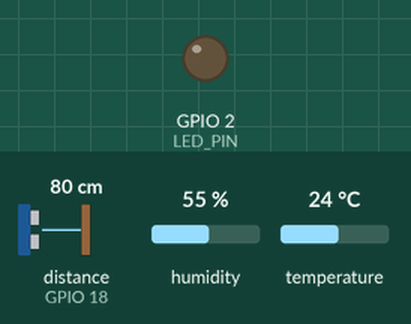
This sketch was run on a simulated ESP32. Shown: output pins drawn as LEDs (lit = HIGH). The inputs (shaded band) are chosen by the test bench; at power-on: distance to the obstacle (sensor on GPIO 18) 80 cm, humidity 55 %, temperature 24 °C. The echo pulse lasts 58.3 µs per cm; WiFi joins after 1.5 s; servers stay silent unless stated; no MQTT or app messages arrive unless stated; pins used as bus, display or sensor lines are not drawn; what the sketch prints to the serial monitor is not drawn.

Above: at 3.2 s.
At 5.06 s:
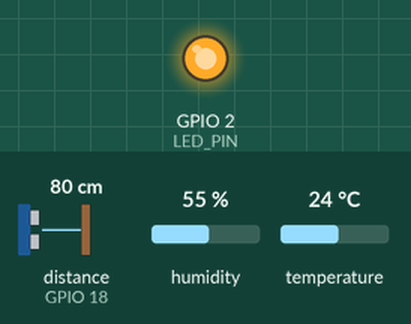
Timing chart, 0 to 8.0 s (numbered marks = the images above):
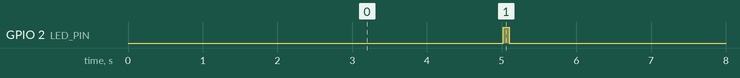

The sketch:

sketch.ino
```cpp
#include <WiFi.h>
#include <PubSubClient.h>
#include <DHTesp.h>
const char* WIFI_SSID = "Wokwi-GUEST";
const char* WIFI_PASSWORD = "";
const char* MQTT_SERVER = "broker.hivemq.com";
const int MQTT_PORT = 1883;
const char* TOKEN = "zVZc85v2XVwNEDjOAG5Q";
const int DHT_PIN = 15;
const int TRIG_PIN = 5;
const int ECHO_PIN = 18;
const int LED_PIN = 2;
const unsigned long SEND_INTERVAL_MS = 5000;
WiFiClient wifiClient;
PubSubClient mqttClient(wifiClient);
DHTesp dht;
unsigned long lastSend = 0;
unsigned long sequenceNo = 0;
void connectWiFi() {
 WiFi.begin(WIFI_SSID, WIFI_PASSWORD, 6);
 Serial.print("Connecting WiFi");
 while (WiFi.status() != WL_CONNECTED) {
 delay(500);
 Serial.print(".");
 }
 Serial.println(" connected");
}
void connectMQTT() {
 while (!mqttClient.connected()) {
 String clientId = "ESP32-Bai1-" + String((uint32_t)ESP.getEfuseMac(), HEX);
 Serial.print("Connecting MQTT...");
 if (mqttClient.connect(clientId.c_str(), TOKEN, NULL)) {
 Serial.println(" connected");
 } else {
 Serial.printf(" failed, rc=%d. Retry in 2 s\n", mqttClient.state());
 delay(2000);
 }
 }
}
float readDistanceCm() {
 digitalWrite(TRIG_PIN, LOW);
 delayMicroseconds(2);
 digitalWrite(TRIG_PIN, HIGH);
 delayMicroseconds(10);
 digitalWrite(TRIG_PIN, LOW);
 unsigned long duration = pulseIn(ECHO_PIN, HIGH, 30000);
 if (duration == 0) return NAN;
 return duration * 0.0343f / 2.0f;
}
void setup() {
 Serial.begin(115200);
 pinMode(TRIG_PIN, OUTPUT);
 pinMode(ECHO_PIN, INPUT);
 pinMode(LED_PIN, OUTPUT);
 dht.setup(DHT_PIN, DHTesp::DHT22);
 connectWiFi();
 mqttClient.setServer(MQTT_SERVER, MQTT_PORT);
 mqttClient.setBufferSize(256);
}
void loop() {
 if (WiFi.status() != WL_CONNECTED) connectWiFi();
 if (!mqttClient.connected()) connectMQTT();
 mqttClient.loop(); // Phục hồi lệnh duy trì kết nối MQTT

 unsigned long now = millis();
 if (now - lastSend < SEND_INTERVAL_MS) return;
 lastSend = now;

 TempAndHumidity data = dht.getTempAndHumidity();
 float distance = readDistanceCm();

 if (!isfinite(data.temperature) || !isfinite(data.humidity) || !isfinite(distance)) {
   Serial.println("Invalid sensor data - skip publish");
   return;
 }

 sequenceNo++;
 char payload[256];
 snprintf(payload, sizeof(payload),
  "{\"temperature\":%.2f,\"humidity\":%.2f,\"distance_cm\":%.2f,"
  "\"rssi\":%d,\"sequence\":%lu,\"uptime_s\":%lu}",
  data.temperature, data.humidity, distance, WiFi.RSSI(),
  sequenceNo, millis() / 1000);

 // Cập nhật đúng topic và gửi chuỗi payload
 bool ok = mqttClient.publish("ptit/b23dccn529/sensors", payload);
 Serial.printf("%s | publish=%s\n", payload, ok ? "OK" : "FAILED");

 digitalWrite(LED_PIN, HIGH);
 delay(80);
 digitalWrite(LED_PIN, LOW);
}
```

Measured:
- by itself, GPIO 2 (LED_PIN): alternates HIGH for 0.08 s and LOW for 4.9 s
